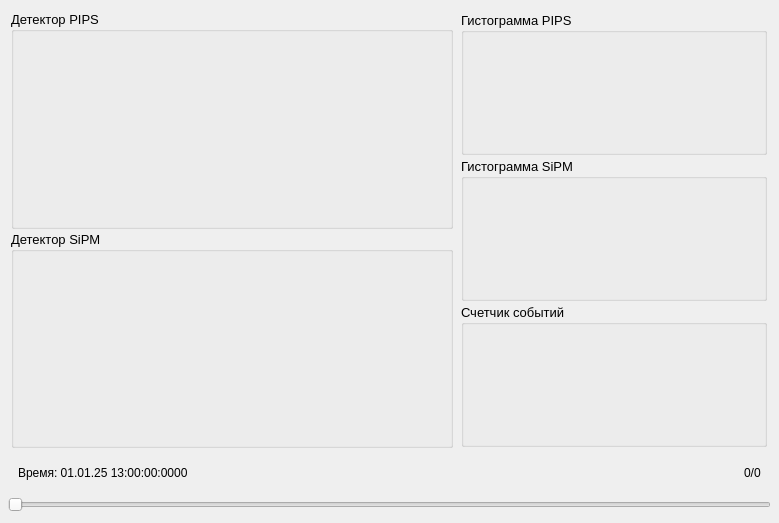
<?xml version="1.0" encoding="UTF-8"?>
<ui version="4.0">
 <class>Form</class>
 <widget class="QWidget" name="Form">
  <property name="geometry">
   <rect>
    <x>0</x>
    <y>0</y>
    <width>779</width>
    <height>523</height>
   </rect>
  </property>
  <property name="windowTitle">
   <string>Form</string>
  </property>
  <layout class="QGridLayout" name="gridLayout">
   <property name="leftMargin">
    <number>5</number>
   </property>
   <property name="topMargin">
    <number>5</number>
   </property>
   <property name="rightMargin">
    <number>5</number>
   </property>
   <property name="bottomMargin">
    <number>5</number>
   </property>
   <item row="1" column="0">
    <widget class="QWidget" name="graph_widget" native="true">
     <property name="sizePolicy">
      <sizepolicy hsizetype="Expanding" vsizetype="Expanding">
       <horstretch>0</horstretch>
       <verstretch>0</verstretch>
      </sizepolicy>
     </property>
     <layout class="QGridLayout" name="gridLayout_4">
      <property name="leftMargin">
       <number>2</number>
      </property>
      <property name="topMargin">
       <number>2</number>
      </property>
      <property name="rightMargin">
       <number>2</number>
      </property>
      <property name="bottomMargin">
       <number>2</number>
      </property>
      <property name="spacing">
       <number>2</number>
      </property>
      <item row="0" column="0">
       <layout class="QVBoxLayout" name="verticalLayout_graph" stretch="0,0,0,0">
        <property name="spacing">
         <number>2</number>
        </property>
        <property name="leftMargin">
         <number>1</number>
        </property>
        <property name="topMargin">
         <number>1</number>
        </property>
        <property name="rightMargin">
         <number>1</number>
        </property>
        <property name="bottomMargin">
         <number>1</number>
        </property>
        <item>
         <layout class="QHBoxLayout" name="horizontalLayout_4" stretch="10,7">
          <property name="spacing">
           <number>3</number>
          </property>
          <property name="leftMargin">
           <number>1</number>
          </property>
          <property name="topMargin">
           <number>1</number>
          </property>
          <property name="rightMargin">
           <number>1</number>
          </property>
          <property name="bottomMargin">
           <number>1</number>
          </property>
          <item>
           <layout class="QVBoxLayout" name="verticalLayout_5" stretch="1,1">
            <property name="spacing">
             <number>2</number>
            </property>
            <property name="sizeConstraint">
             <enum>QLayout::SetDefaultConstraint</enum>
            </property>
            <property name="leftMargin">
             <number>2</number>
            </property>
            <property name="topMargin">
             <number>2</number>
            </property>
            <property name="rightMargin">
             <number>2</number>
            </property>
            <property name="bottomMargin">
             <number>2</number>
            </property>
            <item>
             <widget class="QGroupBox" name="groupBox_4">
              <property name="minimumSize">
               <size>
                <width>0</width>
                <height>0</height>
               </size>
              </property>
              <property name="font">
               <font>
                <pointsize>10</pointsize>
               </font>
              </property>
              <property name="styleSheet">
               <string notr="true"/>
              </property>
              <property name="title">
               <string>Детектор PIPS</string>
              </property>
              <layout class="QHBoxLayout" name="horizontalLayout_7" stretch="1">
               <property name="spacing">
                <number>2</number>
               </property>
               <property name="leftMargin">
                <number>2</number>
               </property>
               <property name="topMargin">
                <number>2</number>
               </property>
               <property name="rightMargin">
                <number>2</number>
               </property>
               <property name="bottomMargin">
                <number>2</number>
               </property>
               <item>
                <layout class="QHBoxLayout" name="vLayout_pips">
                 <property name="spacing">
                  <number>0</number>
                 </property>
                 <property name="leftMargin">
                  <number>2</number>
                 </property>
                 <property name="topMargin">
                  <number>2</number>
                 </property>
                 <property name="rightMargin">
                  <number>2</number>
                 </property>
                 <property name="bottomMargin">
                  <number>2</number>
                 </property>
                </layout>
               </item>
              </layout>
             </widget>
            </item>
            <item>
             <widget class="QGroupBox" name="groupBox_5">
              <property name="minimumSize">
               <size>
                <width>0</width>
                <height>0</height>
               </size>
              </property>
              <property name="font">
               <font>
                <pointsize>10</pointsize>
               </font>
              </property>
              <property name="styleSheet">
               <string notr="true"/>
              </property>
              <property name="title">
               <string>Детектор SiPM</string>
              </property>
              <layout class="QHBoxLayout" name="horizontalLayout_8" stretch="1">
               <property name="spacing">
                <number>2</number>
               </property>
               <property name="leftMargin">
                <number>2</number>
               </property>
               <property name="topMargin">
                <number>2</number>
               </property>
               <property name="rightMargin">
                <number>2</number>
               </property>
               <property name="bottomMargin">
                <number>2</number>
               </property>
               <item>
                <layout class="QVBoxLayout" name="vLayout_sipm">
                 <property name="spacing">
                  <number>0</number>
                 </property>
                 <property name="leftMargin">
                  <number>2</number>
                 </property>
                 <property name="topMargin">
                  <number>2</number>
                 </property>
                 <property name="rightMargin">
                  <number>2</number>
                 </property>
                 <property name="bottomMargin">
                  <number>2</number>
                 </property>
                </layout>
               </item>
              </layout>
             </widget>
            </item>
           </layout>
          </item>
          <item>
           <layout class="QVBoxLayout" name="verticalLayout_8" stretch="1,1,1">
            <property name="spacing">
             <number>3</number>
            </property>
            <property name="leftMargin">
             <number>3</number>
            </property>
            <property name="topMargin">
             <number>3</number>
            </property>
            <property name="rightMargin">
             <number>3</number>
            </property>
            <property name="bottomMargin">
             <number>3</number>
            </property>
            <item>
             <widget class="QGroupBox" name="groupBox_6">
              <property name="minimumSize">
               <size>
                <width>0</width>
                <height>0</height>
               </size>
              </property>
              <property name="font">
               <font>
                <pointsize>10</pointsize>
               </font>
              </property>
              <property name="styleSheet">
               <string notr="true"/>
              </property>
              <property name="title">
               <string>Гистограмма PIPS</string>
              </property>
              <layout class="QVBoxLayout" name="verticalLayout_16">
               <property name="spacing">
                <number>2</number>
               </property>
               <property name="leftMargin">
                <number>2</number>
               </property>
               <property name="topMargin">
                <number>2</number>
               </property>
               <property name="rightMargin">
                <number>2</number>
               </property>
               <property name="bottomMargin">
                <number>2</number>
               </property>
               <item>
                <layout class="QVBoxLayout" name="vLayout_hist_pips">
                 <property name="spacing">
                  <number>0</number>
                 </property>
                 <property name="leftMargin">
                  <number>2</number>
                 </property>
                 <property name="topMargin">
                  <number>2</number>
                 </property>
                 <property name="rightMargin">
                  <number>2</number>
                 </property>
                 <property name="bottomMargin">
                  <number>2</number>
                 </property>
                </layout>
               </item>
              </layout>
             </widget>
            </item>
            <item>
             <widget class="QGroupBox" name="groupBox_8">
              <property name="minimumSize">
               <size>
                <width>0</width>
                <height>0</height>
               </size>
              </property>
              <property name="font">
               <font>
                <pointsize>10</pointsize>
               </font>
              </property>
              <property name="styleSheet">
               <string notr="true"/>
              </property>
              <property name="title">
               <string>Гистограмма SiPM</string>
              </property>
              <layout class="QVBoxLayout" name="verticalLayout_18">
               <property name="spacing">
                <number>2</number>
               </property>
               <property name="leftMargin">
                <number>2</number>
               </property>
               <property name="topMargin">
                <number>2</number>
               </property>
               <property name="rightMargin">
                <number>2</number>
               </property>
               <property name="bottomMargin">
                <number>2</number>
               </property>
               <item>
                <layout class="QVBoxLayout" name="vLayout_hist_sipm">
                 <property name="spacing">
                  <number>0</number>
                 </property>
                 <property name="leftMargin">
                  <number>2</number>
                 </property>
                 <property name="topMargin">
                  <number>2</number>
                 </property>
                 <property name="rightMargin">
                  <number>2</number>
                 </property>
                 <property name="bottomMargin">
                  <number>2</number>
                 </property>
                </layout>
               </item>
              </layout>
             </widget>
            </item>
            <item>
             <widget class="QGroupBox" name="groupBox_7">
              <property name="minimumSize">
               <size>
                <width>0</width>
                <height>0</height>
               </size>
              </property>
              <property name="font">
               <font>
                <pointsize>10</pointsize>
               </font>
              </property>
              <property name="styleSheet">
               <string notr="true"/>
              </property>
              <property name="title">
               <string>Счетчик событий</string>
              </property>
              <layout class="QVBoxLayout" name="verticalLayout_17">
               <property name="spacing">
                <number>2</number>
               </property>
               <property name="leftMargin">
                <number>2</number>
               </property>
               <property name="topMargin">
                <number>2</number>
               </property>
               <property name="rightMargin">
                <number>2</number>
               </property>
               <property name="bottomMargin">
                <number>2</number>
               </property>
               <item>
                <layout class="QVBoxLayout" name="vLayout_hist_EdE">
                 <property name="spacing">
                  <number>0</number>
                 </property>
                 <property name="leftMargin">
                  <number>2</number>
                 </property>
                 <property name="topMargin">
                  <number>2</number>
                 </property>
                 <property name="rightMargin">
                  <number>2</number>
                 </property>
                 <property name="bottomMargin">
                  <number>2</number>
                 </property>
                </layout>
               </item>
              </layout>
             </widget>
            </item>
           </layout>
          </item>
         </layout>
        </item>
        <item>
         <layout class="QHBoxLayout" name="horizontalLayout">
          <property name="leftMargin">
           <number>10</number>
          </property>
          <property name="topMargin">
           <number>10</number>
          </property>
          <property name="rightMargin">
           <number>10</number>
          </property>
          <property name="bottomMargin">
           <number>10</number>
          </property>
          <item>
           <widget class="QLabel" name="label_time_data">
            <property name="text">
             <string>Время: 01.01.25 13:00:00:0000</string>
            </property>
           </widget>
          </item>
          <item>
           <spacer name="horizontalSpacer">
            <property name="orientation">
             <enum>Qt::Horizontal</enum>
            </property>
            <property name="sizeHint" stdset="0">
             <size>
              <width>40</width>
              <height>20</height>
             </size>
            </property>
           </spacer>
          </item>
          <item>
           <widget class="QLabel" name="label_counter_data">
            <property name="text">
             <string>0/0</string>
            </property>
           </widget>
          </item>
         </layout>
        </item>
        <item>
         <widget class="QSlider" name="horizontalSlider_time_scale">
          <property name="minimumSize">
           <size>
            <width>0</width>
            <height>20</height>
           </size>
          </property>
          <property name="orientation">
           <enum>Qt::Horizontal</enum>
          </property>
         </widget>
        </item>
        <item>
         <layout class="QVBoxLayout" name="vLayout_ser_connect">
          <property name="spacing">
           <number>0</number>
          </property>
          <property name="leftMargin">
           <number>0</number>
          </property>
          <property name="topMargin">
           <number>0</number>
          </property>
          <property name="rightMargin">
           <number>0</number>
          </property>
          <property name="bottomMargin">
           <number>0</number>
          </property>
         </layout>
        </item>
       </layout>
      </item>
     </layout>
    </widget>
   </item>
  </layout>
 </widget>
 <resources/>
 <connections/>
</ui>
